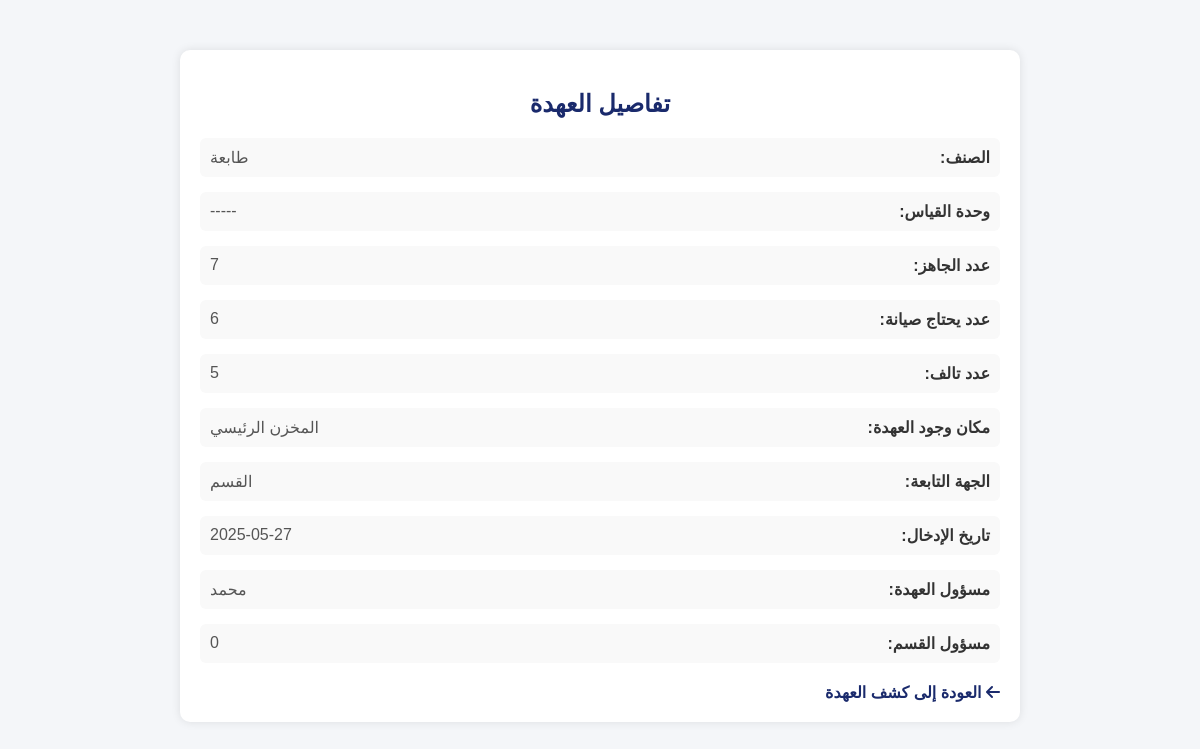
The app's page /view_item.php?id=1 with its own data.
### tables this page shows
CREATE TABLE `kashf` (
  `id` int(11) NOT NULL,
  `الصنف` varchar(50) NOT NULL,
  `وحدة_القياس` varchar(20) NOT NULL,
  `عدد_الجاهز` int(5) NOT NULL,
  `عدد_يحتاج_صيانة` int(5) NOT NULL,
  `عدد_تالف` int(5) NOT NULL,
  `مكان_وجود_العهدة` varchar(30) NOT NULL,
  `الجهة_التي_تتبعها_العهدة` varchar(50) NOT NULL,
  `تأربخ_الادخال` date NOT NULL,
  `اسم_الشخص_المسؤول_عن_العهدة` varchar(45) NOT NULL,
  `اسم_الشخص_المسؤول_على_القسم` varchar(45) NOT NULL
);

### view_item.php (the view, shortened to what this page needs)
<?php
include 'db.php';
$id = $_GET['id'];
$sql = "SELECT * FROM kashf WHERE id = ?";
$stmt = $conn->prepare($sql);
$stmt->bind_param("i", $id);
$stmt->execute();
$result = $stmt->get_result();
$item = $result->fetch_assoc();
?>
<!DOCTYPE html>
<html lang="ar" dir="rtl">
<head>
    <link rel="stylesheet" href="https://cdnjs.cloudflare.com/ajax/libs/font-awesome/6.4.0/css/all.min.css">
</head>
<body>
<div class="container">
    <h2>تفاصيل العهدة</h2>
    <div class="details">
        <div class="detail-item">
            <span class="detail-label">الصنف:</span>
            <span class="detail-value"><?= htmlspecialchars($item['الصنف']) ?></span>
        </div>
        <div class="detail-item">
            <span class="detail-label">وحدة القياس:</span>
            <span class="detail-value"><?= htmlspecialchars($item['وحدة_القياس']) ?></span>
        </div>
        <div class="detail-item">
            <span class="detail-label">عدد الجاهز:</span>
            <span class="detail-value"><?= htmlspecialchars($item['عدد_الجاهز']) ?></span>
        </div>
        <div class="detail-item">
            <span class="detail-label">عدد يحتاج صيانة:</span>
            <span class="detail-value"><?= htmlspecialchars($item['عدد_يحتاج_صيانة']) ?></span>
        </div>
        <div class="detail-item">
            <span class="detail-label">عدد تالف:</span>
            <span class="detail-value"><?= htmlspecialchars($item['عدد_تالف']) ?></span>
        </div>
        <div class="detail-item">
            <span class="detail-label">مكان وجود العهدة:</span>
            <span class="detail-value"><?= htmlspecialchars($item['مكان_وجود_العهدة']) ?></span>
        </div>
        <div class="detail-item">
            <span class="detail-label">الجهة التابعة:</span>
            <span class="detail-value"><?= htmlspecialchars($item['الجهة_التي_تتبعها_العهدة']) ?></span>
        </div>
        <div class="detail-item">
            <span class="detail-label">تاريخ الإدخال:</span>
            <span class="detail-value"><?= htmlspecialchars($item['تأربخ_الادخال']) ?></span>
        </div>
        <div class="detail-item">
            <span class="detail-label">مسؤول العهدة:</span>
            <span class="detail-value"><?= htmlspecialchars($item['اسم_الشخص_المسؤول_عن_العهدة']) ?></span>
        </div>
        <div class="detail-item">
            <span class="detail-label">مسؤول القسم:</span>
            <span class="detail-value"><?= htmlspecialchars($item['اسم_الشخص_المسؤول_على_القسم']) ?></span>
        </div>
    </div>
    <a href="items_management.php"><i class="fas fa-arrow-left"></i> العودة إلى كشف العهدة</a>
</div>
</body>
</html>

### view_item.php (style rules this page uses)
body { background-color: #f4f6f9; font-family: 'Tajawal', sans-serif; }
.container { max-width: 800px; margin: 50px auto; padding: 20px; background: white; border-radius: 10px; box-shadow: 0 0 10px rgba(0, 0, 0, 0.1); }
h2 { text-align: center; color: #1a2a6c; margin-bottom: 20px; }
.details { display: grid; gap: 15px; }
.detail-item { display: flex; justify-content: space-between; padding: 10px; background: #f9f9f9; border-radius: 6px; }
.detail-label { font-weight: bold; color: #333; }
.detail-value { color: #555; }
a { display: inline-block; margin-top: 20px; text-decoration: none; color: #1a2a6c; font-weight: bold; }

### records on screen
kashf: الصنف "طابعة", وحدة_القياس "-----", عدد_الجاهز "7", عدد_يحتاج_صيانة "6", عدد_تالف "5", مكان_وجود_العهدة "المخزن الرئيسي", الجهة_التي_تتبعها_العهدة "القسم", تأربخ_الادخال "2025-05-27", اسم_الشخص_المسؤول_عن_العهدة "محمد", اسم_الشخص_المسؤول_على_القسم "0"
